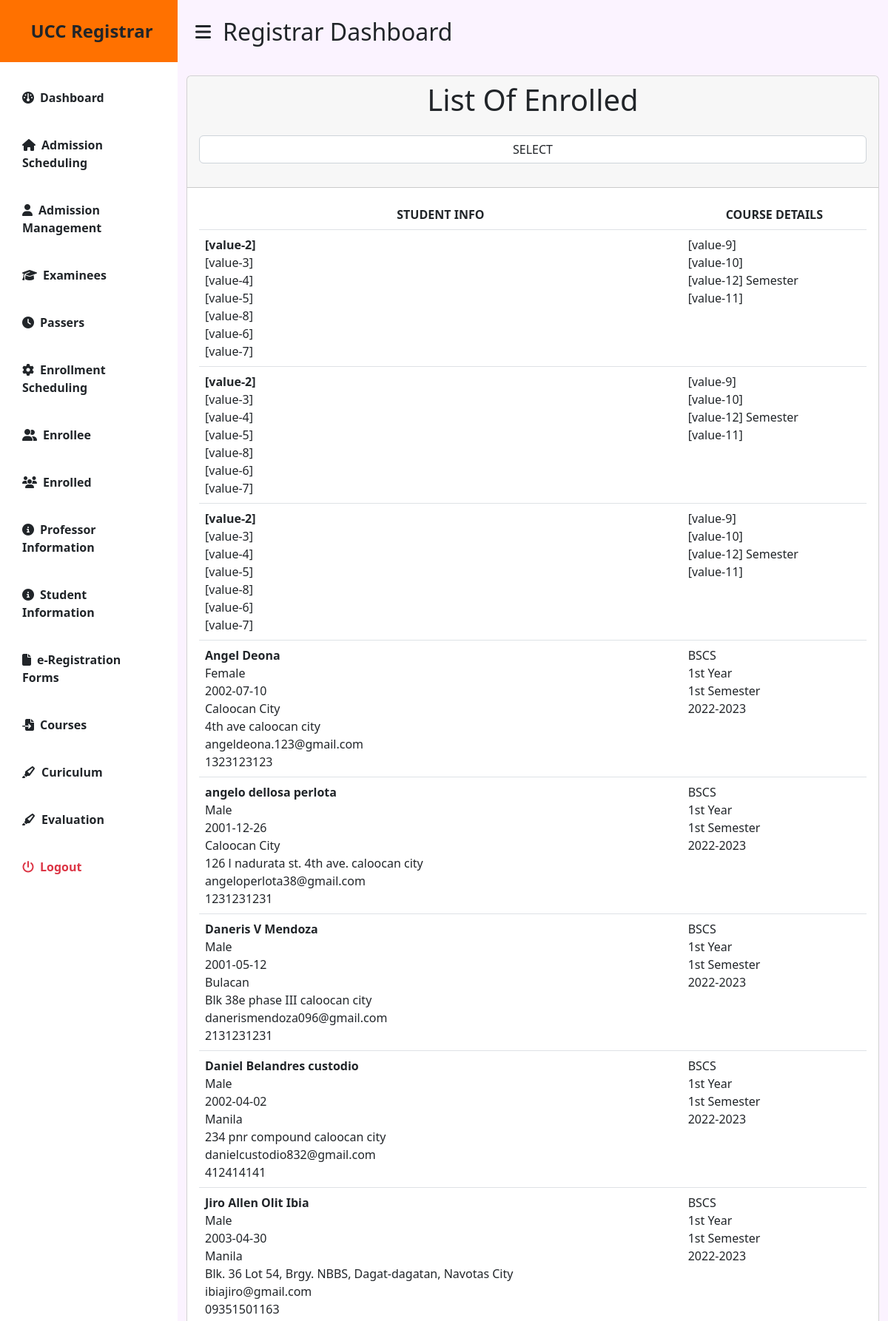
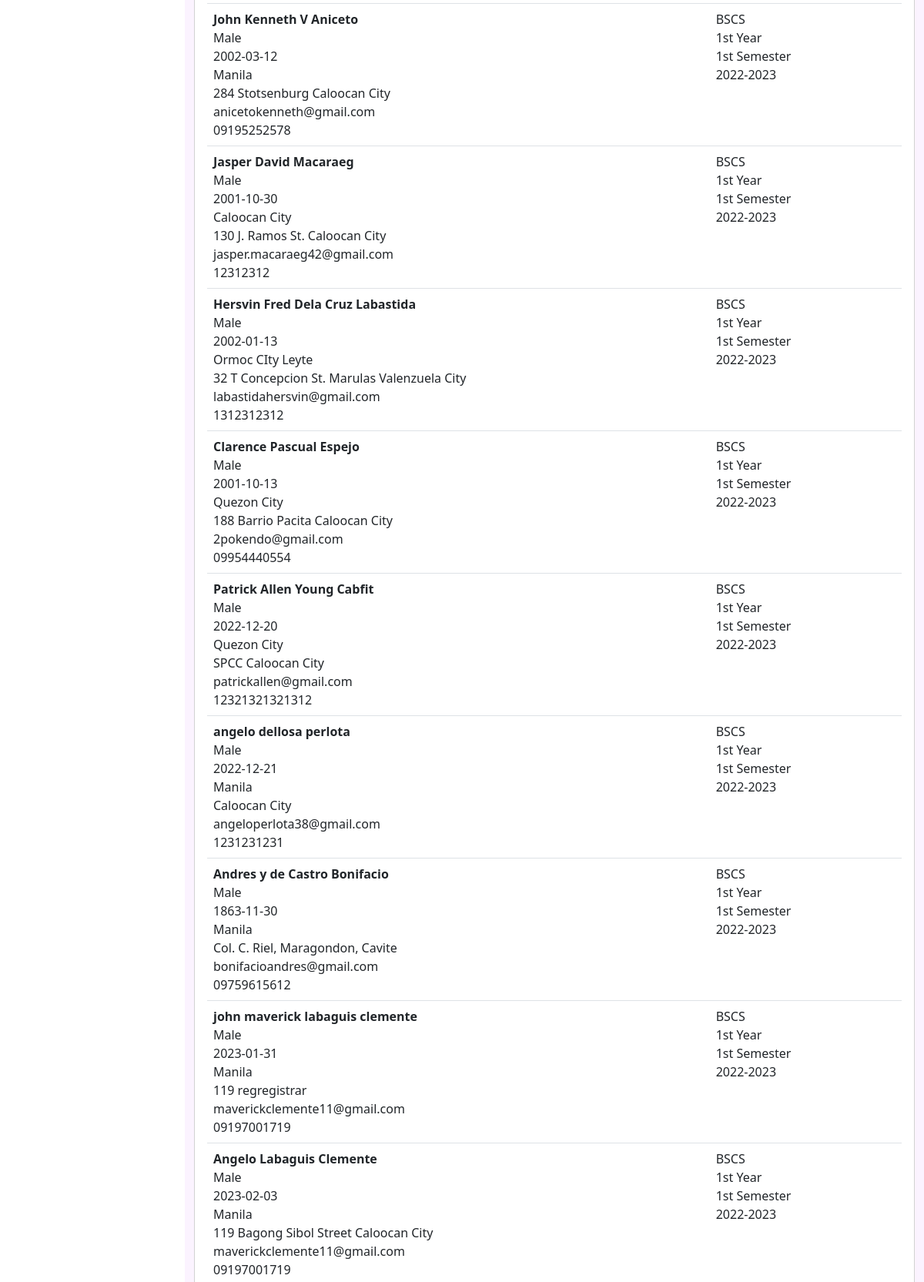
/organizeregistrar/ENROLLED-LIST.php (upper part), run on the app's committed database (2 pictures, top to bottom).
### tables this page shows
CREATE TABLE `uccp_enrolled` (
  `id` int(11) NOT NULL,
  `name` varchar(255) NOT NULL,
  `gender` varchar(255) NOT NULL,
  `birthday` varchar(255) NOT NULL,
  `birthplace` varchar(255) NOT NULL,
  `email` varchar(255) NOT NULL,
  `phone` varchar(255) NOT NULL,
  `address` varchar(255) NOT NULL,
  `course` varchar(255) NOT NULL,
  `year` varchar(255) NOT NULL,
  `section` varchar(255) NOT NULL,
  `schoolyear` varchar(255) NOT NULL,
  `sem` varchar(255) NOT NULL,
  `picture` varchar(255) NOT NULL,
  `diploma` varchar(255) NOT NULL,
  `goodmoral` varchar(255) NOT NULL,
  `psa` varchar(255) NOT NULL,
  `card` varchar(255) NOT NULL,
  `proof` varchar(255) NOT NULL,
  `erf` varchar(255) NOT NULL,
  `records` varchar(255) NOT NULL,
  `status` varchar(255) NOT NULL,
  `username` varchar(255) NOT NULL,
  `password` varchar(255) NOT NULL,
  `account_type` varchar(255) NOT NULL
);

### organizeregistrar/ENROLLED-LIST.php (the view, shortened to what this page needs)
<?php
include 'include/header.php';
?>
<?php
include ("include/config.php");
?>
  <?php include 'include/sidebar.php'; ?>
  <div class="" id="page-content-wrapper">
    <nav class="navbar navbar-expand-lg navbar-light bg-transparent py-4 px-4">
      <div class="d-flex align-items-center">
        <i class="fas fa-bars primary-text fs-4 me-3" id="menu-toggle"></i>
        <h2 class="fs-2 m-0">Registrar Dashboard</h2>
      </div>
    </nav>
  <div class="container py-3">
    <div class="row">
      <div class="col-md-12">
        <div class="card">
          <div class="card-header">
            <h1 align = "center">List Of Enrolled</h1>
            <div class="mb-4 text-center mt-4 ">
              <select class="form-control" name="SY" id="schoolyear1">
                <option value="" class="text-center">SELECT</option>
              </select>
            </div>
          </div>
          <div class="card-body">
            <?php
            $sql= "SELECT * FROM `uccp_enrolled`";
            $result = mysqli_query($conn,$sql);
            if(mysqli_num_rows($result)>0){
              ?>
              <table class="table text-center cell-border table-hover" id="Enrolled">
                <thead class = "text-center">
                  <tr>
                    <th  class="text-center" >STUDENT INFO</th>
                    <th  class="text-center" >COURSE DETAILS</th>
                  </tr>
                </thead>
                <?php  while($row = mysqli_fetch_array($result))
                {
                  ?>
                  <tr align="justify" id="row<?php echo '.$id.' ?>">
                    <td><strong><?php echo $row['name'] ?></strong><br><?php echo $row['gender'] ?> <br> <?php echo $row['birthday'] ?> <br> <?php echo $row['birthplace'] ?> <br> <?php echo $row['address'] ?> <br> <?php echo $row['email'] ?> <br><?php echo $row['phone'] ?> </td>
                    <td><?php echo $row['course'] ?> <br> <?php echo $row['year'] ?> <br><?php echo $row['sem'] ?> Semester <br> <?php echo $row['schoolyear'] ?></td>
                  </tr>
                  <?php
                }
              }
              ?>
            </table>
          </div>
        </div>
      </div>
    </div>
  </div>
  <?php
  include 'include/footer.php';
  ?>

### organizeregistrar/registrar3.css (style rules this page uses)
#page-content-wrapper { min-width: 100vw; }
#menu-toggle { cursor: pointer; }
@media (min-width: 768px) { #page-content-wrapper { min-width: 0; width: 100%; } }

### data on the page
uccp_enrolled: name "[value-2]", gender "[value-3]", birthday "[value-4]", birthplace "[value-5]", address "[value-8]", email "[value-6]", phone "[value-7]", course "[value-9]", year "[value-10]", sem "[value-12]", schoolyear "[value-11]"
uccp_enrolled: name "[value-2]", gender "[value-3]", birthday "[value-4]", birthplace "[value-5]", address "[value-8]", email "[value-6]", phone "[value-7]", course "[value-9]", year "[value-10]", sem "[value-12]", schoolyear "[value-11]"
uccp_enrolled: name "[value-2]", gender "[value-3]", birthday "[value-4]", birthplace "[value-5]", address "[value-8]", email "[value-6]", phone "[value-7]", course "[value-9]", year "[value-10]", sem "[value-12]", schoolyear "[value-11]"
uccp_enrolled: name "Angel Deona", gender "Female", birthday "2002-07-10", birthplace "Caloocan City", address "4th ave caloocan city", email "angeldeona.123@gmail.com", phone "1323123123", course "BSCS", year "1st Year", sem "1st", schoolyear "2022-2023"
uccp_enrolled: name "angelo dellosa perlota", gender "Male", birthday "2001-12-26", birthplace "Caloocan City", address "126 l nadurata st. 4th ave. caloocan city", email "angeloperlota38@gmail.com", phone "1231231231", course "BSCS", year "1st Year", sem "1st", schoolyear "2022-2023"
uccp_enrolled: name "Daneris V Mendoza", gender "Male", birthday "2001-05-12", birthplace "Bulacan", address "Blk 38e phase III caloocan city", email "danerismendoza096@gmail.com", phone "2131231231", course "BSCS", year "1st Year", sem "1st", schoolyear "2022-2023"
uccp_enrolled: name "Daniel Belandres custodio", gender "Male", birthday "2002-04-02", birthplace "Manila", address "234 pnr compound caloocan city", email "danielcustodio832@gmail.com", phone "412414141", course "BSCS", year "1st Year", sem "1st", schoolyear "2022-2023"
uccp_enrolled: name "Jiro Allen Olit Ibia", gender "Male", birthday "2003-04-30", birthplace "Manila", address "Blk. 36 Lot 54, Brgy. NBBS, Dagat-dagatan, Navotas City", email "ibiajiro@gmail.com", phone "09351501163", course "BSCS", year "1st Year", sem "1st", schoolyear "2022-2023"
uccp_enrolled: name "John Kenneth V Aniceto", gender "Male", birthday "2002-03-12", birthplace "Manila", address "284 Stotsenburg Caloocan City", email "anicetokenneth@gmail.com", phone "09195252578", course "BSCS", year "1st Year", sem "1st", schoolyear "2022-2023"
uccp_enrolled: name "Jasper David Macaraeg", gender "Male", birthday "2001-10-30", birthplace "Caloocan City", address "130 J. Ramos St. Caloocan City", email "jasper.macaraeg42@gmail.com", phone "12312312", course "BSCS", year "1st Year", sem "1st", schoolyear "2022-2023"
uccp_enrolled: name "Hersvin Fred Dela Cruz Labastida", gender "Male", birthday "2002-01-13", birthplace "Ormoc CIty Leyte", address "32 T Concepcion St. Marulas Valenzuela City", email "labastidahersvin@gmail.com", phone "1312312312", course "BSCS", year "1st Year", sem "1st", schoolyear "2022-2023"
uccp_enrolled: name "Clarence Pascual Espejo", gender "Male", birthday "2001-10-13", birthplace "Quezon City", address "188 Barrio Pacita Caloocan City", email "2pokendo@gmail.com", phone "09954440554", course "BSCS", year "1st Year", sem "1st", schoolyear "2022-2023"
uccp_enrolled: name "Patrick Allen Young Cabfit", gender "Male", birthday "2022-12-20", birthplace "Quezon City", address "SPCC Caloocan City", email "patrickallen@gmail.com", phone "12321321321312", course "BSCS", year "1st Year", sem "1st", schoolyear "2022-2023"
uccp_enrolled: name "angelo dellosa perlota", gender "Male", birthday "2022-12-21", birthplace "Manila", address "Caloocan City", email "angeloperlota38@gmail.com", phone "1231231231", course "BSCS", year "1st Year", sem "1st", schoolyear "2022-2023"
uccp_enrolled: name "Andres y de Castro Bonifacio", gender "Male", birthday "1863-11-30", birthplace "Manila", address "Col. C. Riel, Maragondon, Cavite", email "bonifacioandres@gmail.com", phone "09759615612", course "BSCS", year "1st Year", sem "1st", schoolyear "2022-2023"
uccp_enrolled: name "john maverick labaguis clemente", gender "Male", birthday "2023-01-31", birthplace "Manila", address "119 regregistrar", email "maverickclemente11@gmail.com", phone "09197001719", course "BSCS", year "1st Year", sem "1st", schoolyear "2022-2023"
uccp_enrolled: name "Angelo Labaguis Clemente", gender "Male", birthday "2023-02-03", birthplace "Manila", address "119 Bagong Sibol Street Caloocan City", email "maverickclemente11@gmail.com", phone "09197001719", course "BSCS", year "1st Year", sem "1st", schoolyear "2022-2023"
